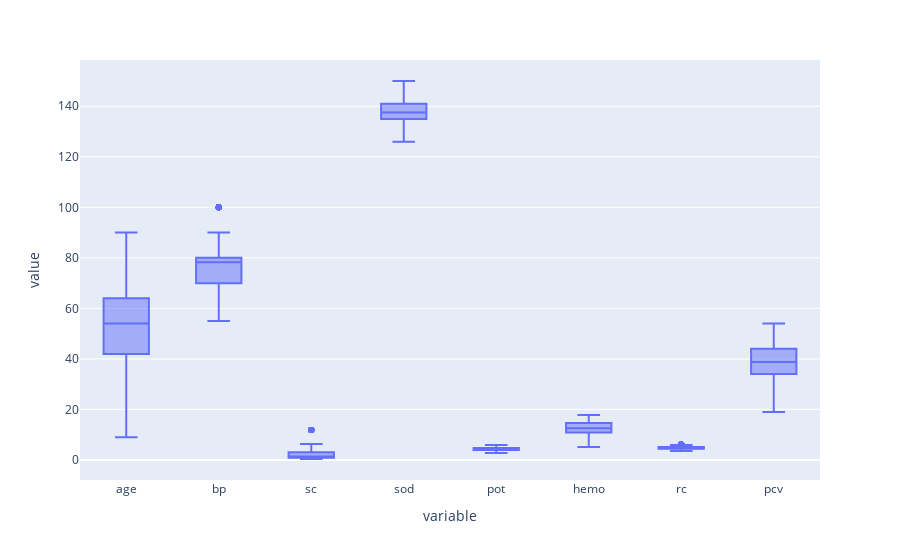

The code cell stored with this chart in its notebook:
### Code cell
#After cleaning outliers with IQR

fig = px.box(df[f], y=f)
fig.show()

### Figure 1 — Plotly figure (JSON) as saved in the notebook; plotly's stock layout.template omitted (floating-point values rounded to 4 significant figures; data arrays with more than 128 entries replaced by an {"elided": "..."} marker saying what was removed)
{"data": [{"alignmentgroup": "True", "hovertemplate": "variable=%{x}<br>value=%{y}<extra></extra>", "legendgroup": "", "marker": {"color": "#636efa"}, "name": "", "notched": false, "offsetgroup": "", "orientation": "v", "showlegend": false, "type": "box", "x": {"elided": "3200 str values"}, "x0": " ", "xaxis": "x", "y": {"elided": "3200 float values"}, "y0": " ", "yaxis": "y"}], "layout": {"boxmode": "group", "legend": {"tracegroupgap": 0}, "margin": {"t": 60}, "xaxis": {"anchor": "y", "domain": [0, 1], "title": {"text": "variable"}}, "yaxis": {"anchor": "x", "domain": [0, 1], "title": {"text": "value"}}}}
